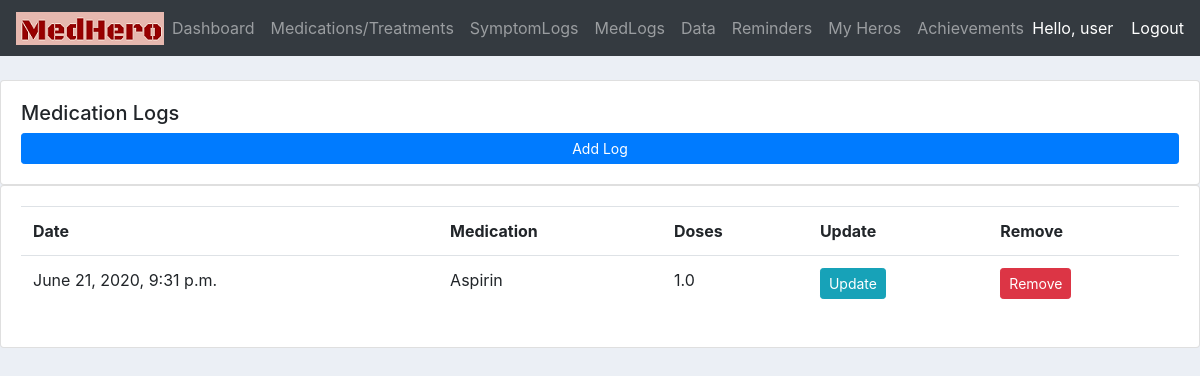
The page /medlogs/ (signed in) on the database as committed earlier.
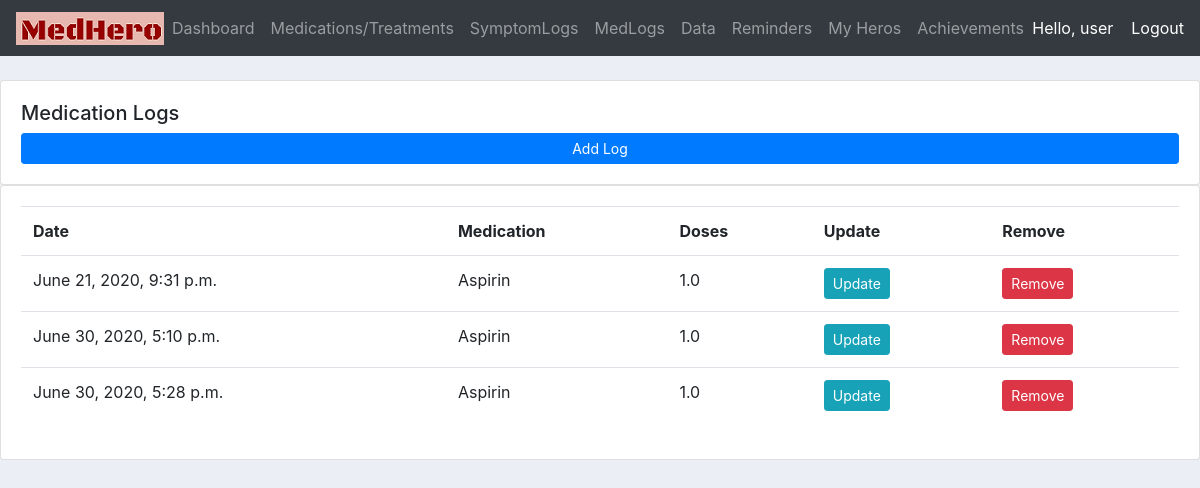
The same page on the database as committed later.
### users/models.py (models this page shows, shortened)
class MedLog(models.Model):
    customer = models.ForeignKey(Customer, null = True, on_delete=models.SET_NULL)
    medication = models.ForeignKey(CustomerMedication, null = True, on_delete=models.SET_NULL)
    date_created = models.DateTimeField(default=timezone.now(),blank=True, null=True)
    number_of_doses = models.FloatField(null=True)

class CustomerMedication(models.Model):
    medication = models.ForeignKey(Medication, null = True, on_delete=models.SET_NULL)
    treatment_for = models.CharField(max_length=200, null=True ,blank = True)
    dosage = models.CharField(max_length=200, null=True, blank = True)
    morning = models.BooleanField(default = False)
    midday = models.BooleanField(default = False)
    evening = models.BooleanField(default = False)
    bedtime = models.BooleanField(default = False)
    customer = models.ForeignKey(Customer, null = True, on_delete=models.SET_NULL)
    def __str__(self):
        if self.medication != None:
            return self.medication.name

class Medication(models.Model):
    name = models.CharField(max_length=200, null=True)
    side_effects = models.ManyToManyField(SideEffect, blank=True)
    side_effects_list = models.CharField(max_length=300, null=True)

### users/views.py (the view)
# urls.py: path('medlogs/', views.medlogs, name="medlogs"),
@login_required(login_url='login')
def medlogs(request):
    customer = request.user.customer
    logs = customer.medlog_set.all()
    return render(request, 'users/medlogs.html',{'logs':logs})

### users/templates/users/medlogs.html
{% extends 'users/main.html' %}
{% block content %}
<br>
		<div class="row">
			<div class="col-md">
				<div class="card card-body">
					<h5>Medication Logs</h5>
					<a class="btn btn-primary  btn-sm btn-block" href="{%url 'create_medlog'%}">Add Log</a>
				</div>
				<div class="card card-body">
					<table class="table">
						<tr>
							<th>Date</th>
							<th>Medication</th>
							<th>Doses</th>
							<th>Update</th>
							<th>Remove</th>
						</tr>
						{% for medlog in logs%}
						<tr>
							<td>{{medlog.date_created}}</td>
							<td>{{medlog.medication}}</td>
							<td>{{medlog.number_of_doses}}</td>
							<td><a class = "btn btn-sm btn-info" href="{% url 'update_medlog' medlog.id %}">Update</a></td>
							<td><a class = "btn btn-sm btn-danger" href="{% url 'delete_medlog' medlog.id %}">Remove</a></td>
						</tr>
						{% endfor%}
					</table>
				</div>
			</div>
		</div>
{% endblock %}

Rows that differ between the two databases and show on the page:
added MedLog: date_created "June 30, 2020, 5:10 p.m.", medication "Aspirin", number_of_doses "1.0"
added MedLog: date_created "June 30, 2020, 5:28 p.m.", medication "Aspirin", number_of_doses "1.0"
